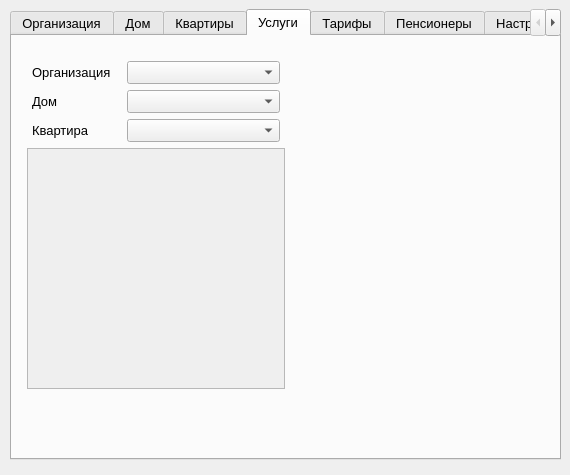
<?xml version="1.0" encoding="UTF-8"?>
<ui version="4.0">
 <class>AdminWindow</class>
 <widget class="QDialog" name="AdminWindow">
  <property name="geometry">
   <rect>
    <x>0</x>
    <y>0</y>
    <width>570</width>
    <height>475</height>
   </rect>
  </property>
  <property name="palette">
   <palette>
    <active>
     <colorrole role="Highlight">
      <brush brushstyle="SolidPattern">
       <color alpha="255">
        <red>255</red>
        <green>0</green>
        <blue>0</blue>
       </color>
      </brush>
     </colorrole>
    </active>
    <inactive>
     <colorrole role="Highlight">
      <brush brushstyle="SolidPattern">
       <color alpha="255">
        <red>255</red>
        <green>0</green>
        <blue>0</blue>
       </color>
      </brush>
     </colorrole>
    </inactive>
    <disabled>
     <colorrole role="Highlight">
      <brush brushstyle="SolidPattern">
       <color alpha="255">
        <red>51</red>
        <green>153</green>
        <blue>255</blue>
       </color>
      </brush>
     </colorrole>
    </disabled>
   </palette>
  </property>
  <property name="font">
   <font>
    <family>Arial</family>
    <pointsize>10</pointsize>
   </font>
  </property>
  <property name="windowTitle">
   <string> Администрирование</string>
  </property>
  <widget class="QWidget" name="gridLayoutWidget">
   <property name="geometry">
    <rect>
     <x>10</x>
     <y>9</y>
     <width>551</width>
     <height>451</height>
    </rect>
   </property>
   <layout class="QGridLayout" name="gridLayout">
    <property name="leftMargin">
     <number>0</number>
    </property>
    <property name="topMargin">
     <number>0</number>
    </property>
    <property name="rightMargin">
     <number>0</number>
    </property>
    <item row="0" column="0">
     <widget class="QTabWidget" name="tabWidget">
      <property name="enabled">
       <bool>true</bool>
      </property>
      <property name="currentIndex">
       <number>3</number>
      </property>
      <property name="tabsClosable">
       <bool>false</bool>
      </property>
      <property name="movable">
       <bool>false</bool>
      </property>
      <widget class="QWidget" name="tab_Organization">
       <attribute name="title">
        <string>Организация</string>
       </attribute>
       <widget class="QWidget" name="verticalLayoutWidget">
        <property name="geometry">
         <rect>
          <x>0</x>
          <y>0</y>
          <width>611</width>
          <height>431</height>
         </rect>
        </property>
        <layout class="QVBoxLayout" name="verticalLayout">
         <property name="sizeConstraint">
          <enum>QLayout::SetMinAndMaxSize</enum>
         </property>
         <property name="leftMargin">
          <number>5</number>
         </property>
         <property name="topMargin">
          <number>10</number>
         </property>
         <property name="rightMargin">
          <number>5</number>
         </property>
         <item>
          <layout class="QHBoxLayout" name="horizontalLayout">
           <item>
            <layout class="QVBoxLayout" name="verticalLayout_14">
             <property name="topMargin">
              <number>5</number>
             </property>
             <item>
              <widget class="QLabel" name="label">
               <property name="text">
                <string>Имя организации</string>
               </property>
              </widget>
             </item>
             <item>
              <widget class="QLabel" name="label_2">
               <property name="text">
                <string>Название Банка</string>
               </property>
              </widget>
             </item>
             <item>
              <widget class="QLabel" name="label_3">
               <property name="text">
                <string>Лицевой счёт</string>
               </property>
              </widget>
             </item>
             <item>
              <widget class="QLabel" name="label_30">
               <property name="text">
                <string>ИНН</string>
               </property>
              </widget>
             </item>
            </layout>
           </item>
           <item>
            <spacer name="horizontalSpacer_3">
             <property name="orientation">
              <enum>Qt::Horizontal</enum>
             </property>
             <property name="sizeType">
              <enum>QSizePolicy::Fixed</enum>
             </property>
             <property name="sizeHint" stdset="0">
              <size>
               <width>40</width>
               <height>20</height>
              </size>
             </property>
            </spacer>
           </item>
           <item>
            <layout class="QVBoxLayout" name="verticalLayout_15">
             <property name="leftMargin">
              <number>5</number>
             </property>
             <property name="topMargin">
              <number>5</number>
             </property>
             <property name="rightMargin">
              <number>5</number>
             </property>
             <item>
              <widget class="QLineEdit" name="lEdNameOrg">
               <property name="enabled">
                <bool>true</bool>
               </property>
               <property name="sizePolicy">
                <sizepolicy hsizetype="Expanding" vsizetype="Fixed">
                 <horstretch>0</horstretch>
                 <verstretch>0</verstretch>
                </sizepolicy>
               </property>
               <property name="sizeIncrement">
                <size>
                 <width>0</width>
                 <height>0</height>
                </size>
               </property>
               <property name="font">
                <font>
                 <family>Arial</family>
                 <weight>50</weight>
                 <bold>false</bold>
                </font>
               </property>
              </widget>
             </item>
             <item>
              <widget class="QLineEdit" name="lEdBank">
               <property name="font">
                <font>
                 <weight>50</weight>
                 <bold>false</bold>
                </font>
               </property>
              </widget>
             </item>
             <item>
              <widget class="QLineEdit" name="lEdAcc">
               <property name="font">
                <font>
                 <weight>50</weight>
                 <bold>false</bold>
                </font>
               </property>
               <property name="inputMask">
                <string/>
               </property>
               <property name="maxLength">
                <number>32767</number>
               </property>
              </widget>
             </item>
             <item>
              <widget class="QLineEdit" name="lEdINN"/>
             </item>
            </layout>
           </item>
          </layout>
         </item>
         <item>
          <widget class="QPushButton" name="pBtn_addOrg">
           <property name="font">
            <font>
             <family>Arial</family>
             <weight>50</weight>
             <bold>false</bold>
            </font>
           </property>
           <property name="text">
            <string>Добавить новую запись</string>
           </property>
          </widget>
         </item>
         <item>
          <layout class="QHBoxLayout" name="hLay_ButtonOrg">
           <property name="topMargin">
            <number>5</number>
           </property>
           <item>
            <widget class="QPushButton" name="pBtn_DeleteOrg">
             <property name="text">
              <string>Удалить</string>
             </property>
            </widget>
           </item>
           <item>
            <widget class="QPushButton" name="pBtn_SaveOrg">
             <property name="text">
              <string>Сохранить</string>
             </property>
            </widget>
           </item>
           <item>
            <widget class="QPushButton" name="pBtn_CancelOrg">
             <property name="text">
              <string>Отмена</string>
             </property>
            </widget>
           </item>
          </layout>
         </item>
         <item>
          <widget class="QTableView" name="tblView_Organization">
           <property name="selectionMode">
            <enum>QAbstractItemView::SingleSelection</enum>
           </property>
           <property name="selectionBehavior">
            <enum>QAbstractItemView::SelectRows</enum>
           </property>
          </widget>
         </item>
        </layout>
       </widget>
      </widget>
      <widget class="QWidget" name="tab_Home">
       <property name="acceptDrops">
        <bool>false</bool>
       </property>
       <attribute name="title">
        <string>Дом</string>
       </attribute>
       <widget class="QWidget" name="verticalLayoutWidget_2">
        <property name="geometry">
         <rect>
          <x>0</x>
          <y>10</y>
          <width>611</width>
          <height>411</height>
         </rect>
        </property>
        <layout class="QVBoxLayout" name="verticalLayout_3">
         <property name="sizeConstraint">
          <enum>QLayout::SetMinAndMaxSize</enum>
         </property>
         <property name="leftMargin">
          <number>5</number>
         </property>
         <property name="topMargin">
          <number>10</number>
         </property>
         <property name="rightMargin">
          <number>5</number>
         </property>
         <item>
          <layout class="QHBoxLayout" name="horizontalLayout_2">
           <property name="topMargin">
            <number>0</number>
           </property>
           <item>
            <widget class="QLabel" name="label_26">
             <property name="text">
              <string>Адрес</string>
             </property>
            </widget>
           </item>
           <item>
            <widget class="QLineEdit" name="lEdHome">
             <property name="font">
              <font>
               <family>Arial</family>
               <weight>50</weight>
               <bold>false</bold>
              </font>
             </property>
            </widget>
           </item>
          </layout>
         </item>
         <item>
          <widget class="QPushButton" name="pBtn_addHome">
           <property name="font">
            <font>
             <family>Arial</family>
             <weight>50</weight>
             <bold>false</bold>
            </font>
           </property>
           <property name="text">
            <string>Добавить новую запись</string>
           </property>
          </widget>
         </item>
         <item>
          <layout class="QHBoxLayout" name="horizontalLayout_3">
           <property name="topMargin">
            <number>5</number>
           </property>
           <item>
            <widget class="QPushButton" name="pBtn_DeleteHome">
             <property name="text">
              <string>Удалить</string>
             </property>
            </widget>
           </item>
           <item>
            <widget class="QPushButton" name="pBtn_SaveHome">
             <property name="text">
              <string>Сохранить</string>
             </property>
            </widget>
           </item>
           <item>
            <widget class="QPushButton" name="pBtn_CancelHome">
             <property name="text">
              <string>Отмена</string>
             </property>
            </widget>
           </item>
          </layout>
         </item>
         <item>
          <widget class="QTableView" name="tblView_Home">
           <property name="selectionMode">
            <enum>QAbstractItemView::SingleSelection</enum>
           </property>
           <property name="selectionBehavior">
            <enum>QAbstractItemView::SelectRows</enum>
           </property>
          </widget>
         </item>
        </layout>
       </widget>
      </widget>
      <widget class="QWidget" name="tab_Appartament">
       <property name="enabled">
        <bool>true</bool>
       </property>
       <attribute name="title">
        <string>Квартиры</string>
       </attribute>
       <widget class="QWidget" name="verticalLayoutWidget_3">
        <property name="geometry">
         <rect>
          <x>60</x>
          <y>40</y>
          <width>451</width>
          <height>369</height>
         </rect>
        </property>
        <layout class="QVBoxLayout" name="verticalLayout_2">
         <property name="sizeConstraint">
          <enum>QLayout::SetMaximumSize</enum>
         </property>
         <property name="leftMargin">
          <number>5</number>
         </property>
         <property name="topMargin">
          <number>10</number>
         </property>
         <property name="rightMargin">
          <number>5</number>
         </property>
         <item>
          <layout class="QHBoxLayout" name="horizontalLayout_24">
           <property name="sizeConstraint">
            <enum>QLayout::SetNoConstraint</enum>
           </property>
           <item>
            <widget class="QLabel" name="label_5">
             <property name="sizePolicy">
              <sizepolicy hsizetype="Fixed" vsizetype="Fixed">
               <horstretch>0</horstretch>
               <verstretch>0</verstretch>
              </sizepolicy>
             </property>
             <property name="text">
              <string>Дом:</string>
             </property>
            </widget>
           </item>
           <item>
            <widget class="QLabel" name="lbl_HomeSelect">
             <property name="sizePolicy">
              <sizepolicy hsizetype="Preferred" vsizetype="Fixed">
               <horstretch>0</horstretch>
               <verstretch>0</verstretch>
              </sizepolicy>
             </property>
             <property name="text">
              <string>TextLabel</string>
             </property>
            </widget>
           </item>
           <item>
            <widget class="QPushButton" name="pBtn_HomeSelect">
             <property name="sizePolicy">
              <sizepolicy hsizetype="Fixed" vsizetype="Fixed">
               <horstretch>0</horstretch>
               <verstretch>0</verstretch>
              </sizepolicy>
             </property>
             <property name="minimumSize">
              <size>
               <width>0</width>
               <height>25</height>
              </size>
             </property>
             <property name="text">
              <string>Выбрать</string>
             </property>
            </widget>
           </item>
          </layout>
         </item>
         <item>
          <layout class="QHBoxLayout" name="horizontalLayout_23">
           <property name="sizeConstraint">
            <enum>QLayout::SetFixedSize</enum>
           </property>
           <item>
            <widget class="QLabel" name="label_4">
             <property name="sizePolicy">
              <sizepolicy hsizetype="Fixed" vsizetype="Fixed">
               <horstretch>0</horstretch>
               <verstretch>0</verstretch>
              </sizepolicy>
             </property>
             <property name="text">
              <string>Организация:</string>
             </property>
            </widget>
           </item>
           <item>
            <widget class="QLabel" name="lbl_OrgSelect">
             <property name="sizePolicy">
              <sizepolicy hsizetype="Minimum" vsizetype="Fixed">
               <horstretch>0</horstretch>
               <verstretch>0</verstretch>
              </sizepolicy>
             </property>
             <property name="text">
              <string>TextLabel</string>
             </property>
            </widget>
           </item>
           <item>
            <widget class="QPushButton" name="pBtn_OrgSelect">
             <property name="sizePolicy">
              <sizepolicy hsizetype="Fixed" vsizetype="Fixed">
               <horstretch>0</horstretch>
               <verstretch>0</verstretch>
              </sizepolicy>
             </property>
             <property name="minimumSize">
              <size>
               <width>0</width>
               <height>25</height>
              </size>
             </property>
             <property name="text">
              <string>Выбрать</string>
             </property>
            </widget>
           </item>
          </layout>
         </item>
         <item>
          <layout class="QHBoxLayout" name="horizontalLayout_4">
           <item>
            <widget class="QLabel" name="label_11">
             <property name="text">
              <string>Номер квартиры</string>
             </property>
            </widget>
           </item>
           <item>
            <widget class="QComboBox" name="cmBx_NumAp_on_Apartament"/>
           </item>
           <item>
            <spacer name="horizontalSpacer_2">
             <property name="orientation">
              <enum>Qt::Horizontal</enum>
             </property>
             <property name="sizeHint" stdset="0">
              <size>
               <width>40</width>
               <height>20</height>
              </size>
             </property>
            </spacer>
           </item>
           <item>
            <widget class="QPushButton" name="pBtn_NewApartament">
             <property name="text">
              <string>Добавить новую</string>
             </property>
            </widget>
           </item>
           <item>
            <widget class="QPushButton" name="pBtn_DeleteApartment">
             <property name="text">
              <string>Удалить</string>
             </property>
            </widget>
           </item>
          </layout>
         </item>
         <item>
          <layout class="QHBoxLayout" name="horizontalLayout_19">
           <property name="topMargin">
            <number>0</number>
           </property>
           <item>
            <widget class="QPushButton" name="pBtn_Save">
             <property name="enabled">
              <bool>true</bool>
             </property>
             <property name="text">
              <string>Сохранить</string>
             </property>
            </widget>
           </item>
           <item>
            <widget class="QPushButton" name="pBtn_Cancel_onApart">
             <property name="text">
              <string>Отменить</string>
             </property>
            </widget>
           </item>
          </layout>
         </item>
         <item>
          <widget class="QLineEdit" name="lEd_NumApart_onApart"/>
         </item>
         <item>
          <widget class="QTableView" name="tblView_Apartament">
           <property name="sizePolicy">
            <sizepolicy hsizetype="Expanding" vsizetype="Expanding">
             <horstretch>0</horstretch>
             <verstretch>0</verstretch>
            </sizepolicy>
           </property>
          </widget>
         </item>
        </layout>
       </widget>
      </widget>
      <widget class="QWidget" name="tab_Uslugi">
       <attribute name="title">
        <string>Услуги</string>
       </attribute>
       <widget class="QWidget" name="verticalLayoutWidget_5">
        <property name="geometry">
         <rect>
          <x>10</x>
          <y>10</y>
          <width>268</width>
          <height>353</height>
         </rect>
        </property>
        <layout class="QVBoxLayout" name="verticalLayout_9">
         <property name="leftMargin">
          <number>5</number>
         </property>
         <property name="topMargin">
          <number>5</number>
         </property>
         <property name="rightMargin">
          <number>5</number>
         </property>
         <property name="bottomMargin">
          <number>10</number>
         </property>
         <item>
          <layout class="QVBoxLayout" name="verticalLayout_4">
           <item>
            <layout class="QVBoxLayout" name="verticalLayout_10">
             <property name="topMargin">
              <number>5</number>
             </property>
             <item>
              <layout class="QHBoxLayout" name="horizontalLayout_15">
               <item>
                <layout class="QVBoxLayout" name="verticalLayout_11">
                 <property name="leftMargin">
                  <number>5</number>
                 </property>
                 <property name="topMargin">
                  <number>5</number>
                 </property>
                 <property name="rightMargin">
                  <number>5</number>
                 </property>
                 <item>
                  <widget class="QLabel" name="label_24">
                   <property name="text">
                    <string>Организация</string>
                   </property>
                  </widget>
                 </item>
                 <item>
                  <widget class="QLabel" name="label_23">
                   <property name="text">
                    <string>Дом</string>
                   </property>
                  </widget>
                 </item>
                 <item>
                  <widget class="QLabel" name="label_25">
                   <property name="text">
                    <string>Квартира</string>
                   </property>
                  </widget>
                 </item>
                </layout>
               </item>
               <item>
                <layout class="QVBoxLayout" name="verticalLayout_13">
                 <property name="leftMargin">
                  <number>5</number>
                 </property>
                 <property name="topMargin">
                  <number>5</number>
                 </property>
                 <property name="rightMargin">
                  <number>5</number>
                 </property>
                 <item>
                  <widget class="QComboBox" name="cmBx_Org_on_Uslugi">
                   <property name="sizePolicy">
                    <sizepolicy hsizetype="Expanding" vsizetype="Fixed">
                     <horstretch>0</horstretch>
                     <verstretch>0</verstretch>
                    </sizepolicy>
                   </property>
                  </widget>
                 </item>
                 <item>
                  <widget class="QComboBox" name="cmBx_Home_on_Uslugi">
                   <property name="sizePolicy">
                    <sizepolicy hsizetype="Expanding" vsizetype="Fixed">
                     <horstretch>0</horstretch>
                     <verstretch>0</verstretch>
                    </sizepolicy>
                   </property>
                  </widget>
                 </item>
                 <item>
                  <widget class="QComboBox" name="cmBx_NumAp_on_Uslugi"/>
                 </item>
                </layout>
               </item>
              </layout>
             </item>
            </layout>
           </item>
           <item>
            <widget class="QTableView" name="tblV_on_Uslugi">
             <property name="enabled">
              <bool>false</bool>
             </property>
            </widget>
           </item>
          </layout>
         </item>
        </layout>
       </widget>
      </widget>
      <widget class="QWidget" name="tab_Tarif">
       <attribute name="title">
        <string>Тарифы</string>
       </attribute>
       <widget class="QWidget" name="verticalLayoutWidget_4">
        <property name="geometry">
         <rect>
          <x>10</x>
          <y>10</y>
          <width>601</width>
          <height>271</height>
         </rect>
        </property>
        <layout class="QVBoxLayout" name="verticalLayout_8">
         <item>
          <spacer name="verticalSpacer_7">
           <property name="orientation">
            <enum>Qt::Vertical</enum>
           </property>
           <property name="sizeType">
            <enum>QSizePolicy::Fixed</enum>
           </property>
           <property name="sizeHint" stdset="0">
            <size>
             <width>20</width>
             <height>5</height>
            </size>
           </property>
          </spacer>
         </item>
         <item>
          <layout class="QHBoxLayout" name="horizontalLayout_11">
           <item>
            <spacer name="horizontalSpacer_19">
             <property name="orientation">
              <enum>Qt::Horizontal</enum>
             </property>
             <property name="sizeType">
              <enum>QSizePolicy::Fixed</enum>
             </property>
             <property name="sizeHint" stdset="0">
              <size>
               <width>15</width>
               <height>20</height>
              </size>
             </property>
            </spacer>
           </item>
           <item>
            <widget class="QLabel" name="label_21">
             <property name="text">
              <string>Год</string>
             </property>
            </widget>
           </item>
           <item>
            <widget class="QLineEdit" name="lEd_Tarif_year">
             <property name="inputMask">
              <string>9999;@</string>
             </property>
            </widget>
           </item>
           <item>
            <spacer name="horizontalSpacer_21">
             <property name="orientation">
              <enum>Qt::Horizontal</enum>
             </property>
             <property name="sizeHint" stdset="0">
              <size>
               <width>40</width>
               <height>20</height>
              </size>
             </property>
            </spacer>
           </item>
           <item>
            <widget class="QLabel" name="label_22">
             <property name="text">
              <string>Месяц</string>
             </property>
            </widget>
           </item>
           <item>
            <widget class="QLineEdit" name="lEd_Tarif_month">
             <property name="inputMask">
              <string>99</string>
             </property>
            </widget>
           </item>
           <item>
            <spacer name="horizontalSpacer_20">
             <property name="orientation">
              <enum>Qt::Horizontal</enum>
             </property>
             <property name="sizeType">
              <enum>QSizePolicy::Fixed</enum>
             </property>
             <property name="sizeHint" stdset="0">
              <size>
               <width>15</width>
               <height>20</height>
              </size>
             </property>
            </spacer>
           </item>
          </layout>
         </item>
         <item>
          <layout class="QHBoxLayout" name="horizontalLayout_20">
           <item>
            <spacer name="horizontalSpacer_37">
             <property name="orientation">
              <enum>Qt::Horizontal</enum>
             </property>
             <property name="sizeType">
              <enum>QSizePolicy::Fixed</enum>
             </property>
             <property name="sizeHint" stdset="0">
              <size>
               <width>15</width>
               <height>20</height>
              </size>
             </property>
            </spacer>
           </item>
           <item>
            <widget class="QTableView" name="tblV_on_Tarif">
             <property name="sizePolicy">
              <sizepolicy hsizetype="Expanding" vsizetype="Expanding">
               <horstretch>0</horstretch>
               <verstretch>10</verstretch>
              </sizepolicy>
             </property>
            </widget>
           </item>
           <item>
            <spacer name="horizontalSpacer_39">
             <property name="orientation">
              <enum>Qt::Horizontal</enum>
             </property>
             <property name="sizeType">
              <enum>QSizePolicy::Fixed</enum>
             </property>
             <property name="sizeHint" stdset="0">
              <size>
               <width>15</width>
               <height>20</height>
              </size>
             </property>
            </spacer>
           </item>
           <item>
            <layout class="QVBoxLayout" name="verticalLayout_12">
             <item>
              <spacer name="verticalSpacer_9">
               <property name="orientation">
                <enum>Qt::Vertical</enum>
               </property>
               <property name="sizeType">
                <enum>QSizePolicy::Fixed</enum>
               </property>
               <property name="sizeHint" stdset="0">
                <size>
                 <width>20</width>
                 <height>5</height>
                </size>
               </property>
              </spacer>
             </item>
             <item>
              <widget class="QPushButton" name="pBtn_Tarif_request">
               <property name="text">
                <string>Запросить</string>
               </property>
              </widget>
             </item>
             <item>
              <widget class="QPushButton" name="pBtn_TarifEdit">
               <property name="text">
                <string>Редактировать</string>
               </property>
              </widget>
             </item>
             <item>
              <widget class="QPushButton" name="pBtn_Fill">
               <property name="enabled">
                <bool>true</bool>
               </property>
               <property name="text">
                <string>Заполнить предыдущими данными</string>
               </property>
              </widget>
             </item>
             <item>
              <spacer name="verticalSpacer_8">
               <property name="orientation">
                <enum>Qt::Vertical</enum>
               </property>
               <property name="sizeHint" stdset="0">
                <size>
                 <width>20</width>
                 <height>40</height>
                </size>
               </property>
              </spacer>
             </item>
            </layout>
           </item>
           <item>
            <spacer name="horizontalSpacer_38">
             <property name="orientation">
              <enum>Qt::Horizontal</enum>
             </property>
             <property name="sizeType">
              <enum>QSizePolicy::Fixed</enum>
             </property>
             <property name="sizeHint" stdset="0">
              <size>
               <width>15</width>
               <height>20</height>
              </size>
             </property>
            </spacer>
           </item>
          </layout>
         </item>
         <item>
          <spacer name="verticalSpacer_4">
           <property name="orientation">
            <enum>Qt::Vertical</enum>
           </property>
           <property name="sizeType">
            <enum>QSizePolicy::Fixed</enum>
           </property>
           <property name="sizeHint" stdset="0">
            <size>
             <width>20</width>
             <height>15</height>
            </size>
           </property>
          </spacer>
         </item>
        </layout>
       </widget>
      </widget>
      <widget class="QWidget" name="tab_Pensioner">
       <attribute name="title">
        <string>Пенсионеры</string>
       </attribute>
       <widget class="QWidget" name="verticalLayoutWidget_6">
        <property name="geometry">
         <rect>
          <x>10</x>
          <y>20</y>
          <width>531</width>
          <height>371</height>
         </rect>
        </property>
        <layout class="QVBoxLayout" name="mainLay_Pens">
         <property name="leftMargin">
          <number>5</number>
         </property>
         <property name="topMargin">
          <number>5</number>
         </property>
         <property name="rightMargin">
          <number>5</number>
         </property>
         <item>
          <layout class="QHBoxLayout" name="horizontalLayout_14">
           <item>
            <spacer name="horizontalSpacer_24">
             <property name="orientation">
              <enum>Qt::Horizontal</enum>
             </property>
             <property name="sizeType">
              <enum>QSizePolicy::Fixed</enum>
             </property>
             <property name="sizeHint" stdset="0">
              <size>
               <width>15</width>
               <height>20</height>
              </size>
             </property>
            </spacer>
           </item>
           <item>
            <widget class="QLabel" name="label_28">
             <property name="text">
              <string>Организация</string>
             </property>
            </widget>
           </item>
           <item>
            <widget class="QComboBox" name="cmBx_Org_on_Pens"/>
           </item>
           <item>
            <spacer name="horizontalSpacer_25">
             <property name="orientation">
              <enum>Qt::Horizontal</enum>
             </property>
             <property name="sizeType">
              <enum>QSizePolicy::Fixed</enum>
             </property>
             <property name="sizeHint" stdset="0">
              <size>
               <width>15</width>
               <height>20</height>
              </size>
             </property>
            </spacer>
           </item>
          </layout>
         </item>
         <item>
          <layout class="QHBoxLayout" name="horizontalLayout_13">
           <item>
            <spacer name="horizontalSpacer_22">
             <property name="orientation">
              <enum>Qt::Horizontal</enum>
             </property>
             <property name="sizeType">
              <enum>QSizePolicy::Fixed</enum>
             </property>
             <property name="sizeHint" stdset="0">
              <size>
               <width>15</width>
               <height>20</height>
              </size>
             </property>
            </spacer>
           </item>
           <item>
            <widget class="QLabel" name="label_27">
             <property name="text">
              <string>Дом</string>
             </property>
            </widget>
           </item>
           <item>
            <widget class="QComboBox" name="cmBx_Home_on_Pens"/>
           </item>
           <item>
            <spacer name="horizontalSpacer_23">
             <property name="orientation">
              <enum>Qt::Horizontal</enum>
             </property>
             <property name="sizeType">
              <enum>QSizePolicy::Fixed</enum>
             </property>
             <property name="sizeHint" stdset="0">
              <size>
               <width>15</width>
               <height>20</height>
              </size>
             </property>
            </spacer>
           </item>
          </layout>
         </item>
         <item>
          <widget class="Line" name="line">
           <property name="orientation">
            <enum>Qt::Horizontal</enum>
           </property>
          </widget>
         </item>
         <item>
          <layout class="QHBoxLayout" name="horizontalLayout_12">
           <item>
            <widget class="QLabel" name="label_29">
             <property name="text">
              <string>№ Квартиры</string>
             </property>
            </widget>
           </item>
           <item>
            <widget class="QComboBox" name="cmBx_PensApart"/>
           </item>
           <item>
            <widget class="QPushButton" name="pBtn_addPens">
             <property name="enabled">
              <bool>false</bool>
             </property>
             <property name="text">
              <string>Добавить</string>
             </property>
            </widget>
           </item>
           <item>
            <widget class="QPushButton" name="pBtn_delPens">
             <property name="enabled">
              <bool>false</bool>
             </property>
             <property name="text">
              <string>Удалить</string>
             </property>
            </widget>
           </item>
           <item>
            <spacer name="horizontalSpacer">
             <property name="orientation">
              <enum>Qt::Horizontal</enum>
             </property>
             <property name="sizeHint" stdset="0">
              <size>
               <width>40</width>
               <height>20</height>
              </size>
             </property>
            </spacer>
           </item>
          </layout>
         </item>
         <item>
          <widget class="QTableView" name="tblV_on_Pens">
           <property name="selectionMode">
            <enum>QAbstractItemView::SingleSelection</enum>
           </property>
           <property name="selectionBehavior">
            <enum>QAbstractItemView::SelectRows</enum>
           </property>
          </widget>
         </item>
        </layout>
       </widget>
      </widget>
      <widget class="QWidget" name="tab_Settings">
       <attribute name="title">
        <string>Настройки</string>
       </attribute>
       <widget class="QWidget" name="verticalLayoutWidget_7">
        <property name="geometry">
         <rect>
          <x>9</x>
          <y>9</y>
          <width>571</width>
          <height>103</height>
         </rect>
        </property>
        <layout class="QVBoxLayout" name="vLay_Settings">
         <property name="leftMargin">
          <number>5</number>
         </property>
         <property name="topMargin">
          <number>5</number>
         </property>
         <property name="rightMargin">
          <number>5</number>
         </property>
         <property name="bottomMargin">
          <number>10</number>
         </property>
         <item>
          <layout class="QHBoxLayout" name="horizontalLayout_22">
           <item>
            <widget class="QTableView" name="tblV_on_Settings">
             <property name="selectionMode">
              <enum>QAbstractItemView::SingleSelection</enum>
             </property>
             <property name="selectionBehavior">
              <enum>QAbstractItemView::SelectRows</enum>
             </property>
            </widget>
           </item>
           <item>
            <layout class="QVBoxLayout" name="verticalLayout_16">
             <item>
              <widget class="QToolButton" name="tBtn_AddSetting">
               <property name="text">
                <string>+</string>
               </property>
              </widget>
             </item>
             <item>
              <widget class="QToolButton" name="tBtn_DeleteSetting">
               <property name="text">
                <string>-</string>
               </property>
              </widget>
             </item>
             <item>
              <widget class="QToolButton" name="tBtn_EditSetting">
               <property name="text">
                <string>!</string>
               </property>
              </widget>
             </item>
             <item>
              <spacer name="verticalSpacer_2">
               <property name="orientation">
                <enum>Qt::Vertical</enum>
               </property>
               <property name="sizeHint" stdset="0">
                <size>
                 <width>20</width>
                 <height>40</height>
                </size>
               </property>
              </spacer>
             </item>
            </layout>
           </item>
          </layout>
         </item>
        </layout>
       </widget>
      </widget>
     </widget>
    </item>
   </layout>
  </widget>
 </widget>
 <resources/>
 <connections/>
</ui>
